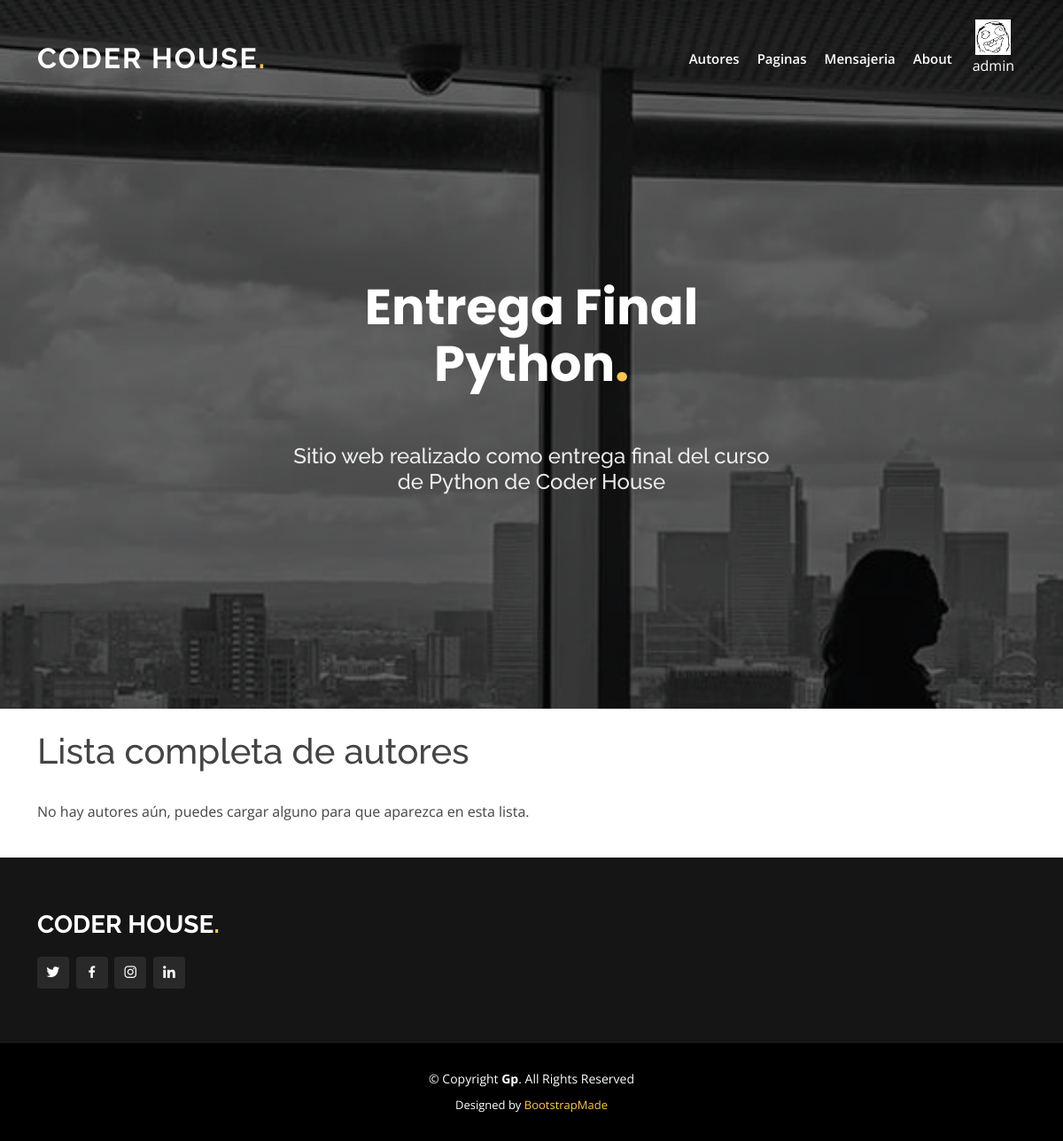
Page /autor/list/ (signed in) on the earlier database version.
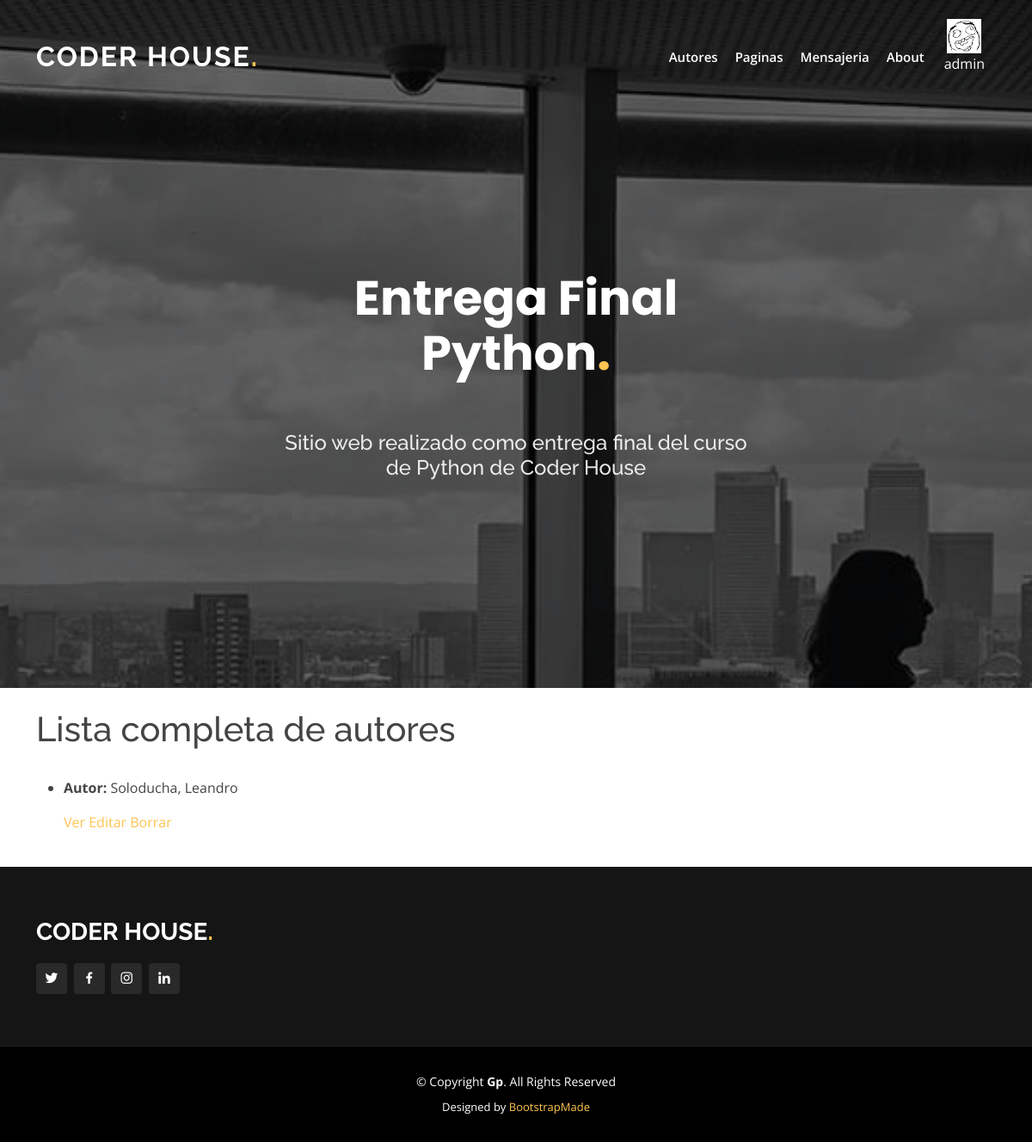
Same page on the later database version.
### blog/models.py (models this page shows, shortened)
class Autor(models.Model):
    class Meta:
        verbose_name_plural = "Autores"
    nombre = models.CharField(max_length=50)
    apellido = models.CharField(max_length=50)

### blog/views.py (the view)
# urls.py: path("autor/list/", AutorList.as_view(), name="AutorList"),
class AutorList(LoginRequiredMixin, ListView):
    model = Autor
    template_name = "autor_list.html"

### blog/templates/autor_list.html
{% extends "index.html" %}
{% block contenido_pagina %}
{% load static %}
<h1>Lista completa de autores</h1>
<br>
{% if object_list %}
<ul>
    {% for autor in object_list %}
    <li>
        <p><b>Autor:</b> {{ autor.apellido }}, {{ autor.nombre }} </p>
    <p>
        <a href="{% url 'AutorDetail' autor.id %}">Ver</a>
        <a href="{% url 'AutorUpdate' autor.id %}">Editar</a>
        <a href="{% url 'AutorDelete' autor.id %}">Borrar</a>
    </p>
    </li>
    {% endfor %}
</ul>
{% else %}
<p>No hay autores aún, puedes cargar alguno para que aparezca en esta lista.</p>
{% endif %}
{% endblock %}

Differences in the rows shown:
added Autor: apellido "Soloducha", nombre "Leandro"
Other differences:
text no longer shown: "No hay autores aún, puedes cargar alguno para que aparezca en esta lista."
